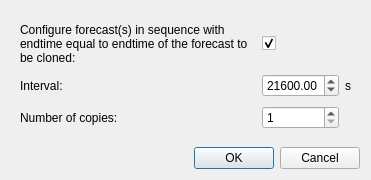
<?xml version="1.0" encoding="UTF-8"?>
<ui version="4.0">
 <class>createForecastSequenceDialog</class>
 <widget class="QDialog" name="createForecastSequenceDialog">
  <property name="geometry">
   <rect>
    <x>0</x>
    <y>0</y>
    <width>371</width>
    <height>180</height>
   </rect>
  </property>
  <property name="windowTitle">
   <string>Create Forecast Sequence</string>
  </property>
  <layout class="QVBoxLayout" name="verticalLayout">
   <item>
    <widget class="QWidget" name="widget" native="true">
     <layout class="QGridLayout" name="gridLayout">
      <item row="0" column="0">
       <widget class="QLabel" name="label">
        <property name="text">
         <string>Configure forecast(s) in sequence with endtime equal to endtime of the forecast to be cloned:</string>
        </property>
        <property name="wordWrap">
         <bool>true</bool>
        </property>
       </widget>
      </item>
      <item row="0" column="1">
       <widget class="QCheckBox" name="fixedEndtimeCheckBox">
        <property name="text">
         <string/>
        </property>
        <property name="checked">
         <bool>true</bool>
        </property>
       </widget>
      </item>
      <item row="1" column="0">
       <widget class="QLabel" name="label_5">
        <property name="text">
         <string>Interval:</string>
        </property>
       </widget>
      </item>
      <item row="1" column="1">
       <widget class="QDoubleSpinBox" name="intervalDoubleSpinBox">
        <property name="minimum">
         <double>1.000000000000000</double>
        </property>
        <property name="maximum">
         <double>86400.000000000000000</double>
        </property>
        <property name="value">
         <double>21600.000000000000000</double>
        </property>
       </widget>
      </item>
      <item row="1" column="2">
       <widget class="QLabel" name="label_2">
        <property name="text">
         <string>s</string>
        </property>
       </widget>
      </item>
      <item row="2" column="0">
       <widget class="QLabel" name="label_6">
        <property name="text">
         <string>Number of copies:</string>
        </property>
        <property name="wordWrap">
         <bool>false</bool>
        </property>
       </widget>
      </item>
      <item row="2" column="1">
       <widget class="QDoubleSpinBox" name="numberCopiesDoubleSpinBox">
        <property name="decimals">
         <number>0</number>
        </property>
        <property name="minimum">
         <double>1.000000000000000</double>
        </property>
        <property name="maximum">
         <double>1000.000000000000000</double>
        </property>
       </widget>
      </item>
     </layout>
    </widget>
   </item>
   <item>
    <widget class="QDialogButtonBox" name="buttonBox">
     <property name="orientation">
      <enum>Qt::Horizontal</enum>
     </property>
     <property name="standardButtons">
      <set>QDialogButtonBox::Cancel|QDialogButtonBox::Ok</set>
     </property>
    </widget>
   </item>
  </layout>
 </widget>
 <resources/>
 <connections>
  <connection>
   <sender>buttonBox</sender>
   <signal>accepted()</signal>
   <receiver>createForecastSequenceDialog</receiver>
   <slot>accept()</slot>
   <hints>
    <hint type="sourcelabel">
     <x>248</x>
     <y>254</y>
    </hint>
    <hint type="destinationlabel">
     <x>157</x>
     <y>274</y>
    </hint>
   </hints>
  </connection>
  <connection>
   <sender>buttonBox</sender>
   <signal>rejected()</signal>
   <receiver>createForecastSequenceDialog</receiver>
   <slot>reject()</slot>
   <hints>
    <hint type="sourcelabel">
     <x>316</x>
     <y>260</y>
    </hint>
    <hint type="destinationlabel">
     <x>286</x>
     <y>274</y>
    </hint>
   </hints>
  </connection>
 </connections>
</ui>
